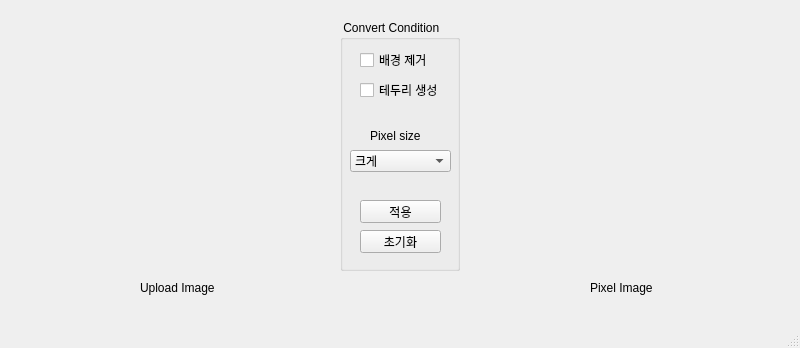
<?xml version="1.0" encoding="UTF-8"?>
<ui version="4.0">
 <class>MainWindow</class>
 <widget class="QMainWindow" name="MainWindow">
  <property name="geometry">
   <rect>
    <x>0</x>
    <y>0</y>
    <width>800</width>
    <height>348</height>
   </rect>
  </property>
  <property name="windowTitle">
   <string>DoDotYourself</string>
  </property>
  <widget class="QWidget" name="centralwidget">
   <widget class="QLabel" name="real_image">
    <property name="geometry">
     <rect>
      <x>140</x>
      <y>280</y>
      <width>81</width>
      <height>16</height>
     </rect>
    </property>
    <property name="text">
     <string>Upload Image</string>
    </property>
   </widget>
   <widget class="QLabel" name="convert_image">
    <property name="geometry">
     <rect>
      <x>590</x>
      <y>280</y>
      <width>81</width>
      <height>16</height>
     </rect>
    </property>
    <property name="text">
     <string>Pixel Image</string>
    </property>
   </widget>
   <widget class="QGroupBox" name="groupBox">
    <property name="geometry">
     <rect>
      <x>340</x>
      <y>20</y>
      <width>120</width>
      <height>251</height>
     </rect>
    </property>
    <property name="title">
     <string> Convert Condition</string>
    </property>
    <widget class="QComboBox" name="pixel_size">
     <property name="geometry">
      <rect>
       <x>10</x>
       <y>130</y>
       <width>101</width>
       <height>22</height>
      </rect>
     </property>
     <item>
      <property name="text">
       <string>크게</string>
      </property>
     </item>
     <item>
      <property name="text">
       <string>중간</string>
      </property>
     </item>
     <item>
      <property name="text">
       <string>작게</string>
      </property>
     </item>
    </widget>
    <widget class="QCheckBox" name="background">
     <property name="geometry">
      <rect>
       <x>20</x>
       <y>30</y>
       <width>81</width>
       <height>20</height>
      </rect>
     </property>
     <property name="text">
      <string>배경 제거</string>
     </property>
    </widget>
    <widget class="QCheckBox" name="line">
     <property name="geometry">
      <rect>
       <x>20</x>
       <y>60</y>
       <width>81</width>
       <height>20</height>
      </rect>
     </property>
     <property name="text">
      <string>테두리 생성</string>
     </property>
    </widget>
    <widget class="QLabel" name="label_3">
     <property name="geometry">
      <rect>
       <x>30</x>
       <y>110</y>
       <width>56</width>
       <height>12</height>
      </rect>
     </property>
     <property name="text">
      <string>Pixel size</string>
     </property>
    </widget>
    <widget class="QPushButton" name="accept">
     <property name="geometry">
      <rect>
       <x>20</x>
       <y>180</y>
       <width>81</width>
       <height>23</height>
      </rect>
     </property>
     <property name="text">
      <string>적용</string>
     </property>
    </widget>
    <widget class="QPushButton" name="reset">
     <property name="geometry">
      <rect>
       <x>20</x>
       <y>210</y>
       <width>81</width>
       <height>23</height>
      </rect>
     </property>
     <property name="text">
      <string>초기화</string>
     </property>
    </widget>
   </widget>
   <widget class="QLabel" name="label">
    <property name="geometry">
     <rect>
      <x>50</x>
      <y>20</y>
      <width>261</width>
      <height>241</height>
     </rect>
    </property>
    <property name="text">
     <string/>
    </property>
   </widget>
   <widget class="QLabel" name="label_2">
    <property name="geometry">
     <rect>
      <x>490</x>
      <y>20</y>
      <width>261</width>
      <height>241</height>
     </rect>
    </property>
    <property name="text">
     <string/>
    </property>
   </widget>
  </widget>
  <widget class="QMenuBar" name="menubar">
   <property name="geometry">
    <rect>
     <x>0</x>
     <y>0</y>
     <width>800</width>
     <height>25</height>
    </rect>
   </property>
  </widget>
  <widget class="QStatusBar" name="statusbar"/>
 </widget>
 <resources/>
 <connections/>
 <slots>
  <slot>delete_background()</slot>
  <slot>convert_picture()</slot>
 </slots>
</ui>
